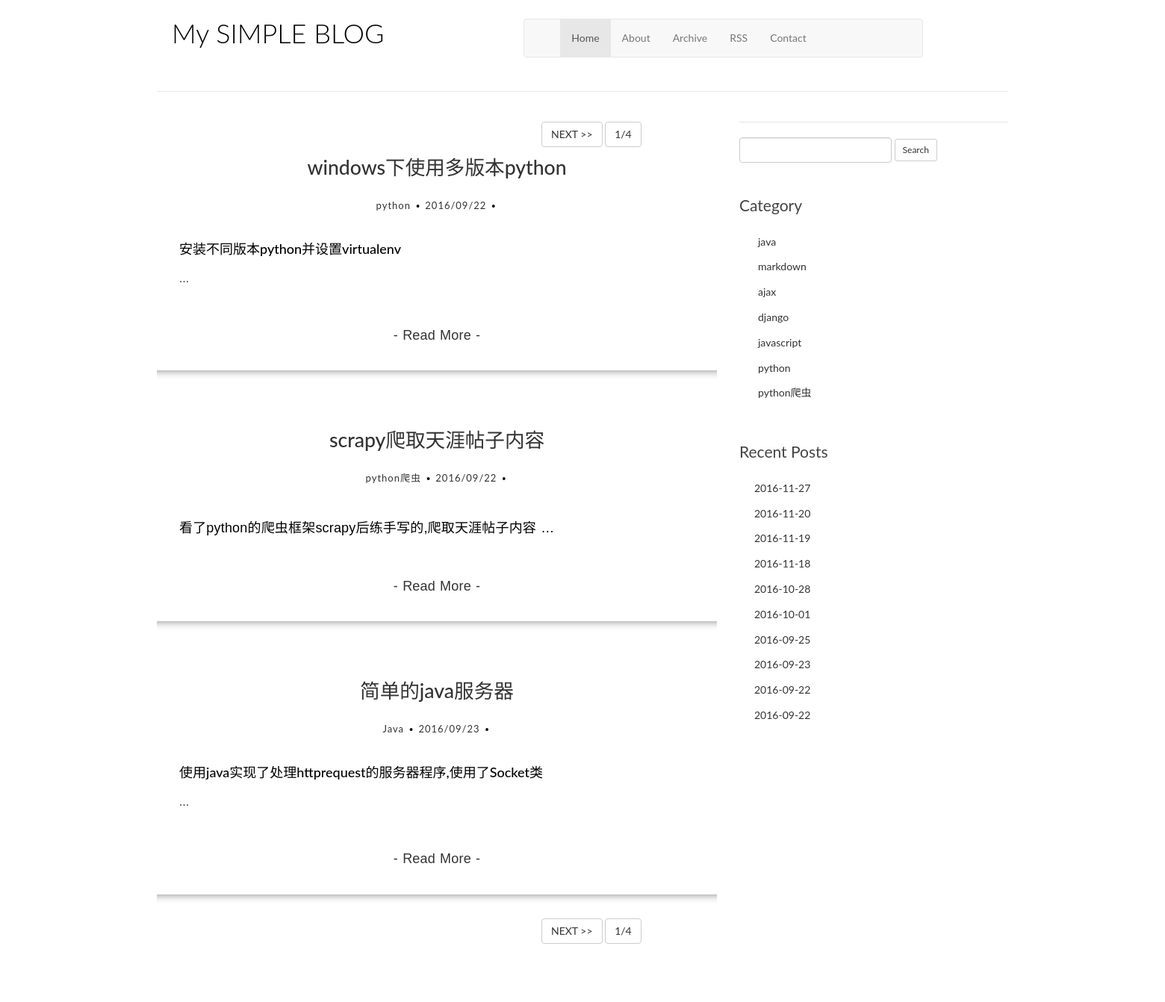
The page / on the database its author committed.
### article/models.py (models this page shows, shortened)
class Article(models.Model):
    title = models.CharField(max_length=100)  # 题目
    category = models.CharField(max_length=50)  # 标签
    date_time = models.DateTimeField(auto_now_add=True)  # 日期
    content = models.TextField()  # 内容
    class Meta:  # 按id降序
        ordering = ['id']

### article/views.py (the view)
# urls.py: url(r'^$', views.IndexView.as_view(), name='home'),
class IndexView(BaseView):
    template_name = 'index.html'
    context_object_name = 'post_list'
    paginate_by = 3

### article/forms.py
class SearchForm(forms.Form):
    q=forms.CharField(widget=forms.TextInput(
        attrs={'class': 'form-control'}),
        max_length=50,
        required=False,label="")

### article/templatetags/my_markdown.py (called while the page is built)
@register.filter(is_safe=True)  #注册template filter
@stringfilter  #希望字符串作为参数
def my_markdown(value):
    return mark_safe(markdown.markdown(value,
                                       extensions = ['markdown.extensions.fenced_code', 'markdown.extensions.codehilite'],
                                       safe_mode=False,
                                       enable_attributes=False))

### article/views.py (called while the page is built)
    def get_queryset(self):
        return Article.objects.all()

    def get_context_data(self, **kwargs):
        context = super(BaseView, self).get_context_data(**kwargs)
        context['cate_list'] = Article.objects.values('category').order_by('category').distinct() #去重
        context['time_list'] = Article.objects.values('date_time').order_by('date_time').distinct().reverse()[:10] #去重,reverse,取10条
        context['count']=Article.objects.latest('id').id##最后文章的id
        return context

### templates/index.html (shortened to what this page needs)
{% extends "base.html"%}
{% load my_markdown %}
{% block content%}
<main class="col-md-8">
  <div class="col-md-4 col-sm-5 col-xs-8 pull-right">
      {% if page_obj.has_next %}
      <a href="?page={{ page_obj.next_page_number }}" class="btn btn-default">NEXT &gt;&gt;</a>
      {% endif %}
      {% if is_paginated %}
      <button class="btn btn-default">{{ page_obj.number }}/{{ page_obj.paginator.num_pages }}</button>
      {% endif %}
  </div>
    {% if none%}
    <h1 class="entry-title">
        <a>No Result!Sorry!</a>
    </h1>
    {% else %}
    {% for post in post_list%}
    <article class="post post-1">
        <header class="entry-header">
            <h1 class="entry-title">
                <a href="{% url 'single' id=post.id  f='1'%}">{{post.title}}</a>
            </h1>
            <div class="entry-meta">
                <span class="post-category"><a href="#">{{post.category}}</a></span>
                <span class="post-date"><a href="#">{{post.date_time|date:"Y/m/d"}}</a></span>
            </div>
        </header>
        <div class="entry-content clearfix">
            <p> {{post.content|my_markdown|truncatewords:1}}</p>
            <br>
            <p style="text-align:center">
                <a  href="{% url 'single' id=post.id  f='1'%}">- Read More -</a>
            </p>
        </div>
    </article>
    <hr class="style-four">
    {% endfor %}
    <div class="col-md-4 col-sm-5 col-xs-8 pull-right">
        {% if page_obj.has_next %}
        <a href="?page={{ page_obj.next_page_number }}" class="btn btn-default">NEXT &gt;&gt;</a>
        {% endif %}
        {% if is_paginated %}
        <button class="btn btn-default">{{ page_obj.number }}/{{ page_obj.paginator.num_pages }}</button>
        {% endif %}
        {% endif %}
    </div>
</main>
{% endblock %}

### article/static/style/custom.css (style rules this page uses)
* { outline: none; }
h1, h2, h3, h4, h5, h6 { margin-top: 0; }
a { color: #333; }
body { color: #444; font-family: 'Lato', sans-serif; }
p { font-family: 'Ubuntu', sans-serif; font-weight: 400; word-spacing: 1px; letter-spacing: 0.01em; }
.post { background: #fff; padding: 30px 30px 0; }
.entry-title { text-align: center; font-size: 1.9em; margin-bottom: 20px; line-height: 1.6; padding: 10px 20px 0; }
.entry-meta { text-align: center; color: #DDDDDD; font-size: 13px; letter-spacing: 1px; margin-bottom: 30px; }
.entry-content { font-size: 18px; line-height: 1.9; font-weight: 300; color: #000; }
.post-category, .post-date, .post-author { position: relative; padding-right: 15px; }
.post-category::after, .post-date::after, .post-author::after { position: absolute; content: '.'; color: #000; font-size: 30px; top: -22px; right: 1px; }

### templates/base.html (style rules this page uses)
hr.style-four { height: 12px; border: 0; box-shadow: inset 0 12px 12px -12px rgba(0, 0, 0, 0.5); }

### rows shown on the page
Article: title "windows下使用多版本python", category "python", date_time "2016/09/22", content|my_markdown "安装不同版本python并设置virtualenv …"
Article: title "scrapy爬取天涯帖子内容", category "python爬虫", date_time "2016/09/22", content|my_markdown "看了python的爬虫框架scrapy后练手写的,爬取天涯帖子内容 …"
Article: title "简单的java服务器", category "Java", date_time "2016/09/23", content|my_markdown "使用java实现了处理httprequest的服务器程序,使用了Socket类 …"

### other values the page prints
{{ page_obj.number }} "1"
{{ page_obj.paginator.num_pages }} "4"
{{ post.category|lower }} "java" "markdown" "ajax" "django" "javascript" "python" "python爬虫"
{{ post.date_time|date:"Y-m-d" }} "2016-11-27" "2016-11-20" "2016-11-19" "2016-11-18" "2016-10-28" "2016-10-01" "2016-09-25" "2016-09-23" "2016-09-22" "2016-09-22"
